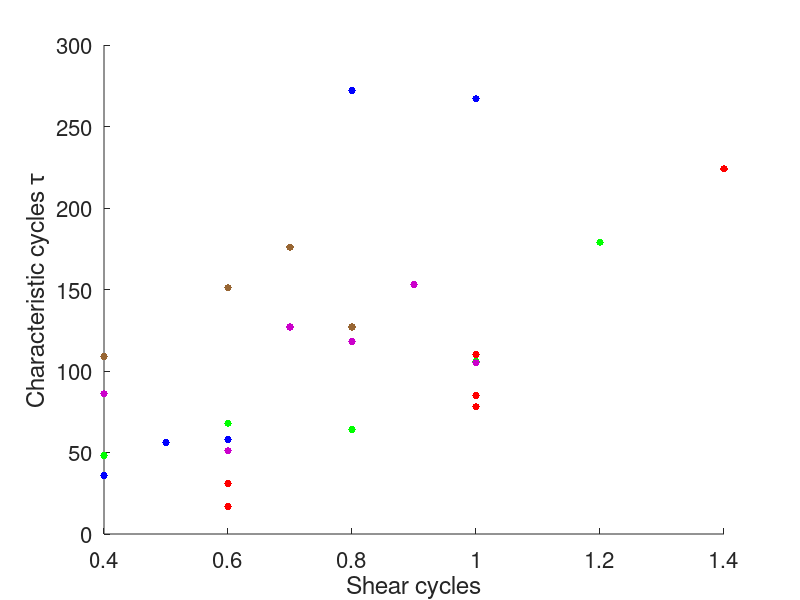
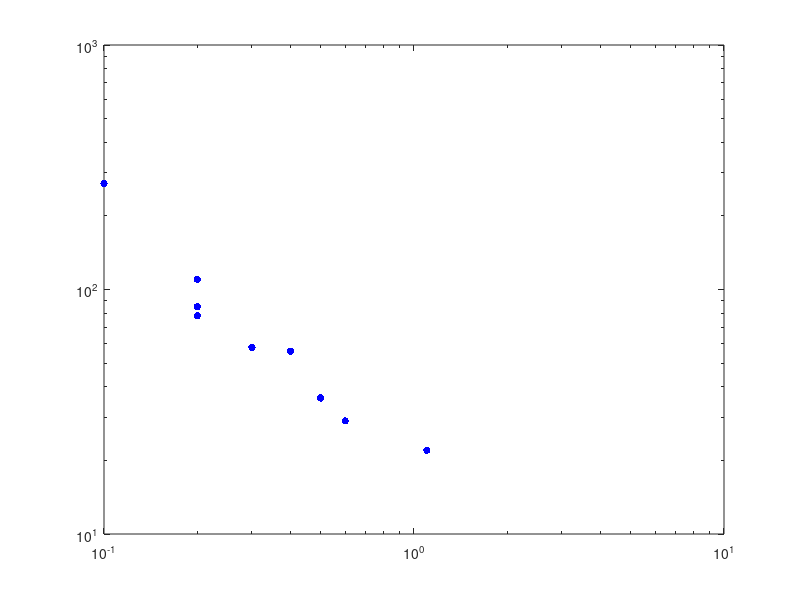

The MATLAB script that drew these images, in order: (Note: this script raises an error after producing the figures.)
% plot lifetime vs amplitude
%
% Author: Eric
% Date: 6-8-18
%
% Mod History:
% v3 (1/14/18): Nonlinear least squares fit for critical strain. Also try
% combining data sets before fitting
% v4 (2/14-19): use effective strain

% Conversion from volts to strain
v2s = 4.1/30.;

% 10-10-18 data
% amplitudes in V
amplitudes1010 = [0.8 0.9 1.1];
% raw strains = amplitudes * v2s
% effective strains (post train)
estrains1010 = [.035 .047 .053];
% lifetimes in shear cycles
lifetimes1010 = [88 114 378];

% 10-10-18 data
% amplitudes in V
amplitudes1010_ext = [0.8 0.9 1.1];
% lifetimes in shear cycles
lifetimes1010_ext = [88 114 378];


% 10-1-18 data
% amplitudes in V
amplitudes101 = [0.1 0.2 0.4 0.6 0.7 0.8 1.0];
% lifetimes in shear cycles
lifetimes101 = [1 76 104 192 142 216 142];


% 10-1-18 data -- first 4 runs taken
% amplitudes in V 
amplitudes101_4 = [0.1 0.4 0.6 0.8];
% lifetimes in shear cycles
lifetimes101_4 = [1 104 192 216];

% 8-29-18 data
% amplitudes in V
amplitudes829 = [0.4 0.6 0.7 0.8 0.9 1.0];
% lifetimes in shear cycles
lifetimes829 = [86 51 127 118 153 105];

% 8-15-18 data
% amplitudes in V
amplitudes815 = [0.4 0.6 0.7 0.8];
% lifetimes in shear cycles
lifetimes815 = [109 151 176 127];

% 6-28-18 data
% amplitudes in V
amplitudes628 = [0.4 0.6 0.8 1.0 1.2];
% effective strains (post train)
estrains628 = [.041 .045 .041 .045 .067];
% lifetimes in shear cycles
lifetimes628 = [48 68 64 106 179];


%%%% NOTE: only 5-21 and 6-3 with lower volume fraction gel
% 6-3-18 data
% lifetimes in shear cycles
lifetimes63 = [36 56 58 272 267];
% amplitudes in V
amplitudes63 = [0.4 0.5 0.6 0.8 1.0];

% 5-21-18 data
amplitudes521 = [0.1 0.4 0.6 0.6 0.8 1.0 1.0 1.0 1.4];
lifetimes521 = [31 110 17 31 248 78 85 118 224];

% 5-21-18 first 8 data taken
amplitudes521_8 = [0.6 0.6 1.0 1.0 1.0 1.4];
lifetimes521_8 = [17 31 78 85 110 224];

% 5-21-18 only triain well
amplitudes521_well = [0.1 0.6 1.0 1.0 1.0 1.4];
lifetimes521_well = [22 29 78 85 110 224];

figure;
hold on
plot(amplitudes63, lifetimes63,'b.', 'MarkerFaceColor', 'b', 'MarkerSize', 16);
% plot(amplitudes521, lifetimes521,'b.', 'MarkerFaceColor', 'b', 'MarkerSize', 12);
plot(amplitudes521_8, lifetimes521_8,'r.', 'MarkerFaceColor', 'r', 'MarkerSize', 16);
plot(amplitudes628, lifetimes628,'g.', 'MarkerFaceColor', 'g', 'MarkerSize', 16);
plot(amplitudes815, lifetimes815,'.', 'Color', [153, 102, 51]/256,'MarkerSize', 16);
plot(amplitudes829, lifetimes829,'.', 'Color', [204, 0, 204]/256,'MarkerSize', 16);


% plot(amplitudes101, lifetimes101, '.', 'Color', [51, 153, 51]/256,'MarkerSize', 16);

% title('Training','FontSize', 20);
xlabel('Shear cycles','FontSize', 18);
ylabel('Characteristic cycles \tau','FontSize', 18);
% ylim([0.02 0.05])
% xlim([0 550])
% axis([0 max(t) 0.02 0.14]);

xt = get(gca,'XTick');
set(gca, 'FontSize', 16)

hold off

%%%%%%%%%%%%%
%% Fit to power law
% lifetimes to fit

% life = lifetimes829(1:end);
% gam = amplitudes829(1:end);
% gc = 1.1;

% life = lifetimes628(1:end);
% gam = amplitudes628(1:end)*v2s;
% gc = 1.4*v2s;
% gam = estrains628(1:end);
% gc = 0.085;


% life = lifetimes63(1:end-1);
% gam = amplitudes63(1:end-1);
% gc = 0.9;

% life = lifetimes521_well(1:end-1);
% gam = amplitudes521_well(1:end-1);
% gc = 1.2;

% life = lifetimes101_4(1:end);
% gam = amplitudes101_4(1:end);
% gc = 0.75;

% life = lifetimes1010(1:end);
% gam = amplitudes1010(1:end);
% gc = 1.2;

% Combined lifetimes
% life = [lifetimes1010(1:end), lifetimes628(1:end)];
% gam = [amplitudes1010(1:end)+0.2, amplitudes628(1:end)];
% gc = 1.4;

life = [lifetimes521_well(1:end-1), lifetimes63(1:end-1)];
gam = [amplitudes521_well(1:end-1)-0.3, amplitudes63(1:end-1)];
gc = 0.9;

figure;
loglog(gc-gam, life,'b.', 'MarkerFaceColor', 'b', 'MarkerSize', 16);
% figure;
% plot(log10(gc-gam), log10(life), 'b.', 'MarkerFaceColor', 'b', 'MarkerSize', 16);

myfit = fit(log10((gc-gam))', log10(life)', 'poly1');
fit_coeffs = coeffvalues(myfit);

figure;
hold on
plot(log10(gc-gam), fit_coeffs(1)* log10(gc-gam) + fit_coeffs(2))
plot(log10(gc-gam), log10(life),'b.', 'MarkerFaceColor', 'b', 'MarkerSize', 16)
xlabel('Log \gamma-\gamma_c','FontSize', 16);
ylabel('Log Lifetime \tau','FontSize', 16);
hold off

% wrong!
% figure;
% xs = 0.01: 0.01: 0.07;
% hold on
% loglog(gc-gam, life,'b.', 'MarkerFaceColor', 'b', 'MarkerSize', 16);
% plot(xs,exp(fit_coeffs(1)* log(xs)) + fit_coeffs(2))
% hold off 

% plot lifetimes with power law fit
figure;
xs = logspace(log10(0.02), log10(gc-.01));
hold on
plot(amplitudes63(1:end-1), lifetimes63(1:end-1),'b.', 'MarkerFaceColor', 'b', 'MarkerSize', 16);
plot(amplitudes521_well(1:end-1)-0.3, lifetimes521_well(1:end-1),'r.', 'MarkerFaceColor', 'r', 'MarkerSize', 16);
% plot(amplitudes628*v2s, lifetimes628,'g.', 'MarkerFaceColor', 'g', 'MarkerSize', 16);
% plot(estrains628, lifetimes628, 'r.', 'MarkerFaceColor', 'r', 'MarkerSize', 16);
% plot(amplitudes101_4, lifetimes101_4,'g.', 'MarkerFaceColor', 'g', 'MarkerSize', 16);
% plot(amplitudes1010, lifetimes1010, 'g.', 'MarkerFaceColor', 'g', 'MarkerSize', 16);
plot(xs, 10^(fit_coeffs(2))*(gc-xs).^(fit_coeffs(1)), 'r')
% xlim([0 1.0])

ylim([0 400])
hold off

xlabel('Strain (V)','FontSize', 18);
ylabel('Lifetime \tau','FontSize', 18);


%% figure shifting to plot gamma_c - gamma
figure;
xs = logspace(log10(0.1), log10(gc-.05));
hold on
plot(xs - gc, 10^(fit_coeffs(2))*(gc-xs).^(fit_coeffs(1)), 'r')
plot(amplitudes63(1:end-1) - gc, lifetimes63(1:end-1),'b.', 'MarkerFaceColor', 'b', 'MarkerSize', 16);
plot(amplitudes521_well(1:end-1) -gc - 0.3, lifetimes521_well(1:end-1),'r.', 'MarkerFaceColor', 'r', 'MarkerSize', 16);
% plot(amplitudes628 - gc, lifetimes628,'.', 'Color', [255, 153, 0]/256, 'MarkerSize', 16);
% plot(amplitudes829-gc+0.2, lifetimes829,'.', 'Color', [0, 255, 0]/256,'MarkerSize', 16);
% plot(amplitudes815-gc+0.4, lifetimes815,'.', 'Color', [102, 51, 0]/256,'MarkerSize', 16);
% plot(amplitudes101(2:6)-gc+0.5, lifetimes101(2:6),'.', 'Color', [51, 153, 51]/256, 'MarkerSize', 16);
% plot(amplitudes1010-gc+0.2, lifetimes1010,'.', 'Color', 'k', 'MarkerSize', 16);
xlim([-1.4 0.2])

ylim([0 400])
hold off

xlabel('\gamma_c - \gamma (V)','FontSize', 18);
ylabel('Lifetime \tau','FontSize', 18);

%%
% with fixed strain units
figure;
xs = logspace(log10(0.1), log10(gc-.05));
hold on
plot((xs - gc)*v2s, 10^(fit_coeffs(2))*(gc-xs).^(fit_coeffs(1)), 'r')
plot((amplitudes63(1:end-1) - gc)*v2s, lifetimes63(1:end-1),'b.', 'MarkerFaceColor', 'b', 'MarkerSize', 16);
plot((amplitudes521_well(1:end-1) -gc-0.3)*v2s, lifetimes521_well(1:end-1),'r.', 'MarkerFaceColor', 'r', 'MarkerSize', 16);
% plot((amplitudes628 - gc)*v2s, lifetimes628,'.', 'Color', [255, 153, 0]/256, 'MarkerSize', 16);
% plot((amplitudes829-gc+0.2)*v2s, lifetimes829,'.', 'Color', [0, 255, 0]/256,'MarkerSize', 16);
% plot((amplitudes815-gc+0.4)*v2s, lifetimes815,'.', 'Color', [102, 51, 0]/256,'MarkerSize', 16);
% plot((amplitudes101(2:6)-gc+0.5)*v2s, lifetimes101(2:6),'.', 'Color', [51, 153, 51]/256, 'MarkerSize', 16);
% plot((amplitudes1010-gc+0.2)*v2s, lifetimes1010,'.', 'Color', [255, 0, 255]/256, 'MarkerSize', 16);
% plot((amplitudes1010_ext-gc+0.2)*v2s, lifetimes1010_ext,'.', 'Color', [255, 0, 255]/256, 'MarkerSize', 16);
% xlim([-1.4 0.2])

ylim([0 400])
hold off

xlabel('\gamma_c - \gamma','FontSize', 18);
ylabel('Lifetime \tau','FontSize', 18);

%% Create Custom Nonlinear Models and Specify Problem Parameters and Independent Variables

life2fit = life;
% gam2fit = gam;
gam2fit = estrains628;


% Set estimates
a_0 = 40;
gc_0 = 0.085;
nu_0 = -0.85;
vars_0 = [a_0 gc_0 nu_0];

% Set bounds
lb = [1 0.05 0.2];
ub = [1000 0.15 2];

% Define fit
myfittype = fittype('a*(gc-gam)^(-nu)', 'dependent', {'tau'}, 'independent', {'gam'},...
    'coefficients', {'a', 'gc', 'nu'});

% Run fitting
nl_fit = fit(gam2fit', life2fit', myfittype, 'Lower', lb, 'Upper', ub, 'StartPoint', vars_0);
fit_coeffs = coeffvalues(nl_fit);
conf_ints = confint(nl_fit);

% Manually designate points from fit (for plotting)
xx = min(gam2fit):0.01:max(gam2fit);
fit_points = fit_coeffs(1) * (fit_coeffs(2)-xx).^(-fit_coeffs(3));

figure;
hold on
plot(xx-fit_coeffs(2), fit_points, 'r', 'LineWidth', 2)
plot(gam2fit-fit_coeffs(2), life2fit,'b.', 'MarkerFaceColor', 'b', 'MarkerSize', 14)
% title('Training','FontSize', 20);
xlabel('\gamma_c - \gamma','FontSize', 18);
ylabel('Lifetime \tau','FontSize', 18);
xt = get(gca,'XTick');
set(gca, 'FontSize', 16)
legend('off')
hold off

% % Plot fixing strain units
% figure;
% hold on
% plot((xx-fit_coeffs(2))*v2s, fit_points, 'r', 'LineWidth', 2)
% plot((gam2fit-fit_coeffs(2))*v2s, life2fit,'b.', 'MarkerFaceColor', 'b', 'MarkerSize', 14)
% % title('Training','FontSize', 20);
% xlabel('\gamma_c - \gamma','FontSize', 18);
% ylabel('Lifetime \tau','FontSize', 18);
% xt = get(gca,'XTick');
% set(gca, 'FontSize', 16)
% legend('off')
% hold off

% %% Fix strain units
% 
% figure;
% loglog((gc-gam)*v2s, life,'b.', 'MarkerFaceColor', 'b', 'MarkerSize', 16);
% % figure;
% % plot(log10(gc-gam), log10(life), 'b.', 'MarkerFaceColor', 'b', 'MarkerSize', 16);
% 
% myfit = fit(log10((gc-gam))', log10(life)', 'poly1');
% fit_coeffs = coeffvalues(myfit);
% 
% figure;
% hold on
% plot(log10((gc-gam)*v2s), fit_coeffs(1)* log10(gc-gam) + fit_coeffs(2))
% plot(log10((gc-gam)*v2s), log10(life),'b.', 'MarkerFaceColor', 'b', 'MarkerSize', 16)
% xlabel('Log \gamma-\gamma_c','FontSize', 16);
% ylabel('Log Lifetime \tau','FontSize', 16);
% hold off
% 
% % plot lifetimes with power law fit IN STRAIN UNITS
% figure;
% xs = logspace(log10(0.1), log10(gc-.05));
% hold on
% plot(amplitudes63*v2s, lifetimes63,'b.', 'MarkerFaceColor', 'b', 'MarkerSize', 16);
% % plot(amplitudes521_well, lifetimes521_well,'r.', 'MarkerFaceColor', 'r', 'MarkerSize', 16);
% % plot(amplitudes628, lifetimes628,'g.', 'MarkerFaceColor', 'g', 'MarkerSize', 16);
% plot(xs*v2s, 10^(fit_coeffs(2))*(gc-xs).^(fit_coeffs(1)), 'r')
% xlim([0 .16])
% 
% ylim([0 400])
% hold off
% 
% xlabel('Training strain (\gamma_0)','FontSize', 18);
% ylabel('Lifetime \tau','FontSize', 18);
% 
% % figure shifting to plot gamma_c - gamma
% figure;
% xs = logspace(log10(0.1), log10(gc-.05));
% hold on
% plot((amplitudes63 - gc+0.3)*v2s, lifetimes63,'b.', 'MarkerFaceColor', 'b', 'MarkerSize', 16);
% plot((amplitudes521_well -gc)*v2s, lifetimes521_well,'r.', 'MarkerFaceColor', 'r', 'MarkerSize', 16);
% plot((xs - gc)*v2s, 10^(fit_coeffs(2))*(gc-xs).^(fit_coeffs(1)), 'r')
% % plot(amplitudes628 - gc, lifetimes628,'.', 'Color', [255, 153, 0]/256, 'MarkerSize', 16);
% % plot(amplitudes829-gc+0.2, lifetimes829,'.', 'Color', [0, 255, 0]/256,'MarkerSize', 20);
% % plot(amplitudes815-gc+0.4, lifetimes815,'.', 'Color', [102, 51, 0]/256,'MarkerSize', 20);
% % plot(amplitudes101(2:6)-gc+0.5, lifetimes101(2:6),'.', 'Color', 'b', 'MarkerSize', 20);
% % xlim([-1.0 0.4])
% 
% ylim([0 400])
% hold off
% 
% xlabel('\gamma_c - \gamma','FontSize', 18);
% ylabel('Lifetime \tau','FontSize', 18);
% 
% %% Plotting with vertical lines (can move parts of this up if wanted)
% 
% figure;
% hold on
% plot(amplitudes63, lifetimes63,'b.', 'MarkerFaceColor', 'b', 'MarkerSize', 16);
% % plot(amplitudes521_8, lifetimes521_8,'r.', 'MarkerFaceColor', 'r', 'MarkerSize', 12);
% plot(amplitudes521_well, lifetimes521_well,'r.', 'MarkerFaceColor', 'r', 'MarkerSize', 16);
% plot(amplitudes628, lifetimes628,'g.', 'MarkerFaceColor', 'g', 'MarkerSize', 16);
% 
% % title('Training','FontSize', 20);
% xlabel('Training strain (V)','FontSize', 18);
% ylabel('lifetimes','FontSize', 18);
% % ylim([0.02 0.05])
% % xlim([0 550])
% % axis([0 max(t) 0.02 0.14]);
% 
% % % Plot vertical line for training amplitude
% trainingAmplitude = 0.9;
% plot(ones(100,1) * trainingAmplitude, linspace(1, 500, 100), 'b--');
% trainingAmplitude = 1.2;
% plot(ones(100,1) * trainingAmplitude, linspace(1, 500, 100), 'r--');
% 
% trainingAmplitude = 1.4;
% plot(ones(100,1) * trainingAmplitude, linspace(1, 500, 100), 'g--');
% 
% xt = get(gca,'XTick');
% set(gca, 'FontSize', 16)
% 
% hold off
% 
% %%%%%%% Fixing volts to strain
% figure;
% hold on
% plot(amplitudes63*v2s, lifetimes63,'b.', 'MarkerFaceColor', 'b', 'MarkerSize', 16);
% % plot(amplitudes521_8, lifetimes521_8,'r.', 'MarkerFaceColor', 'r', 'MarkerSize', 12);
% plot(amplitudes521_well*v2s, lifetimes521_well,'r.', 'MarkerFaceColor', 'r', 'MarkerSize', 16);
% plot(amplitudes628*v2s, lifetimes628,'g.', 'MarkerFaceColor', 'g', 'MarkerSize', 16);
% 
% plot(amplitudes829*v2s, lifetimes829,'.', 'Color', [204, 0, 204]/256,'MarkerSize', 16);
% plot(amplitudes815*v2s, lifetimes815,'.', 'Color', [153, 102, 51]/256,'MarkerSize', 16);
% 
% % title('Training','FontSize', 20);
% xlabel('Training strain \gamma_0','FontSize', 18);
% ylabel('Lifetime \tau','FontSize', 18);
% % ylim([0.02 0.05])
% % xlim([0 550])
% % axis([0 max(t) 0.02 0.14]);
% 
% % % Plot vertical line for training amplitude
% trainingAmplitude = 0.9*v2s;
% plot(ones(100,1) * trainingAmplitude, linspace(1, 500, 100), 'b--');
% trainingAmplitude = 1.2*v2s;
% plot(ones(100,1) * trainingAmplitude, linspace(1, 500, 100), 'r--');
% 
% trainingAmplitude = 1.4*v2s;
% plot(ones(100,1) * trainingAmplitude, linspace(1, 500, 100), 'g--');
% 
% xt = get(gca,'XTick');
% set(gca, 'FontSize', 16)
% 
% hold off
% 
% %%%%%%%%%%%%%%%%%%%%%%%%%%%%%%%%%%%%%
% % Attempt at using nonlinear least squares to fit for gamma_c
